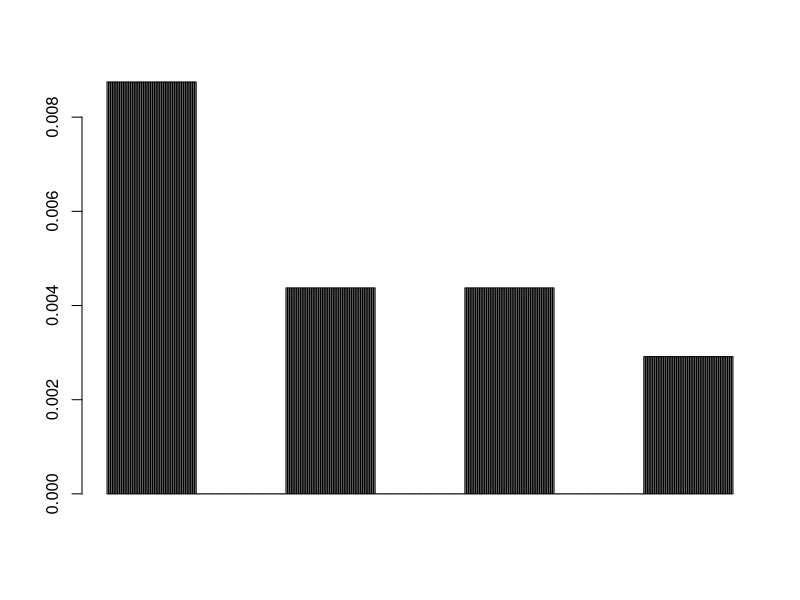
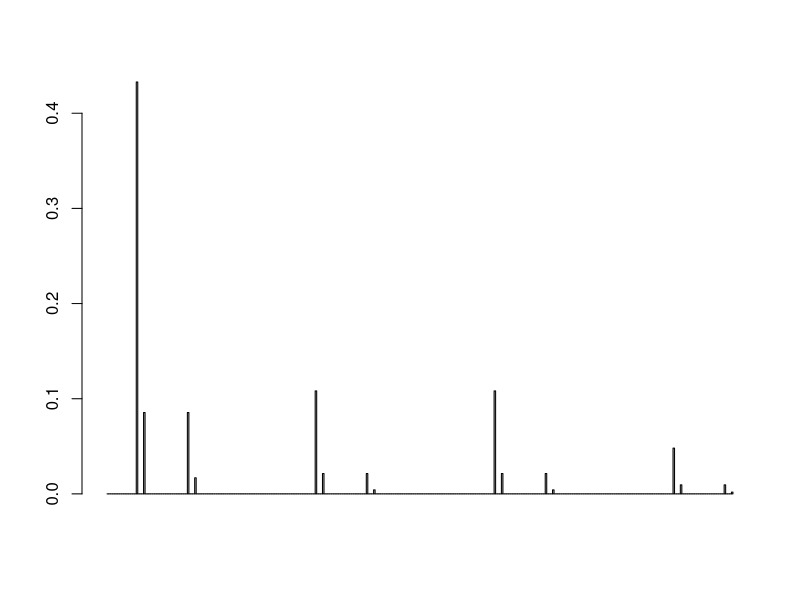
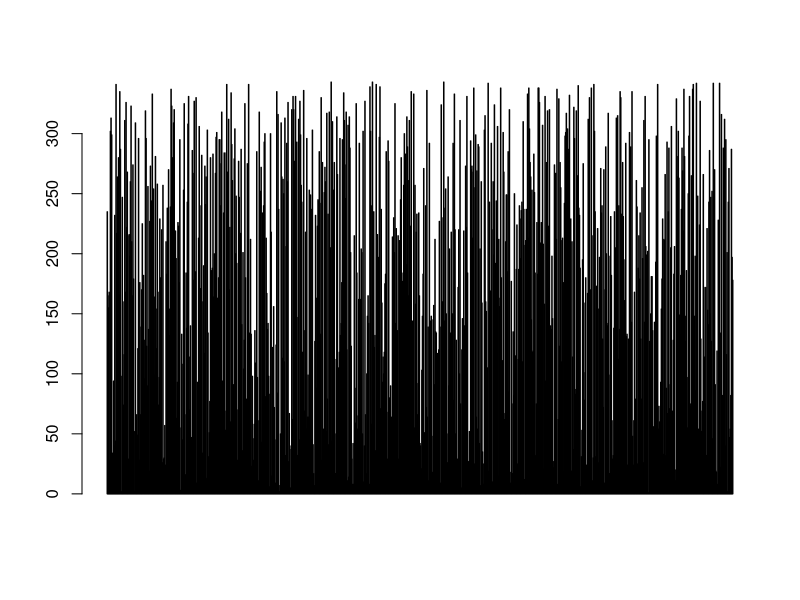

The R script that drew these images, in order:
## ---- chunk 1
# Each language is a 3 by 3 matrix.
l1 <- matrix(
  c(0,1,1,
    1,0,0,
    1,1,0),
  nrow=3
)

print(l1)
## ---- chunk 2
flat.languages <- as.matrix(expand.grid(rep(list(c(0,1)),9)))
head(flat.languages)
## ---- chunk 3
# reshape all combinations of 9 0s and 1s into 3 by 3 grids
# new array has shape (language, word, meaning)
languages.all.combinations <- array(flat.languages, dim=c(512,3,3))
# print an example of a language
languages.all.combinations[2,,]
## ---- chunk 4
colSums(languages.all.combinations)
## ---- chunk 5
number.signals.per.object <- colSums(aperm(languages.all.combinations, c(2,1,3)))
indices.to.include <- apply(number.signals.per.object != 0,1, all)
# create a new language array with only those languages that have
# at least one word for each state
languages <- languages.all.combinations[indices.to.include,,]

# let's also keep track of the number of signals per object
# of just the languages we consider
# (it'll be useful later)
number.signals.per.object.languages <- number.signals.per.object[indices.to.include,]
## ---- chunk 6
languages[1,,]
## ---- chunk 7
pick.object <- function(language){
  object <- sample(x=1:3, size=1)
  # get the *indices* of the signals that apply to the object in the language
  indices.signals <- which(language[,object]==1)
  # pick one of the indices
  signal <- sample(indices.signals, size=1)
  return(c(object, signal))
}
## ---- chunk 8
language.index <- 10
print(languages[language.index,,])
print(pick.object(languages[language.index,,]))
## ---- chunk 9
bayesian.update <- function(object, signal, prior, languages){
  # the likelihood (probability of that combination of object and signal given a language)
  # for a given language is equal to 0 if the signal is not compatible with the object
  # in the language, and otherwise 1/(number of signals compatible with the object in the language)
  
  # the number of signals compatible with the object in each language
  # is in the number.signals.per.object which we used before!
  test <- languages[,signal,object]==0
  no <- 1/number.signals.per.object.languages[,object]
  yes <- 0
  
  likelihood <- ifelse(
    test,
    yes,
    no
  )
  
  # calculate a normalized posterior 
  unnormalized.posterior <- likelihood * prior
  posterior <- unnormalized.posterior / sum(unnormalized.posterior)
  
  return(posterior)
}
## ---- chunk 10
language.index <- 10
print('language:')
print(languages[language.index,,])
## ---- chunk 11
# define a uniform prior
# that we will use again later on multiple times
uniform.prior <- rep(1,nrow(languages)) / nrow(languages)

language.index <- 20
language.sample <- pick.object(languages[language.index,,])

object <- language.sample[1]
signal <- language.sample[2]

posterior <- bayesian.update(object, signal, uniform.prior, languages)

barplot(posterior)
## ---- chunk 12
run.multiple.observations <- function(n.observations, language, prior){
  # Okay, we could have directly have 'current.beliefs' as the parameter
  # but I am adding this line for you for clarity
  posterior <- prior
  
  # loop over the observations
  for (i in 1:n.observations){
    prior <- posterior
    # produce one datapoint (i.e. one combination of object and signal)
    new.data <- pick.object(language)
    object <- new.data[1]
    signal <- new.data[2]
    # do bayesian update on the new data
    # and set 'current beliefs' to the new posterior
    # NOTE: we are using the previous beliefs as the prior here
    posterior <- bayesian.update(object, signal, prior, languages)
  }
  return(posterior)
}

# update belief with 10 observations
current.beliefs <- run.multiple.observations(10, languages[10,,], uniform.prior)
barplot(current.beliefs)
## ---- chunk 13
iterate <- function(n.iterations, n.observations, prior){
  # start with an agent with a random language
  current.language.index <- sample(1:nrow(languages),size=1)
  
  history <- c(current.language.index)
  for (i in 1:n.iterations){
  
    # first calculate the learner's posterior given the data produced by the 
    # previous generation's teacher
    posterior <- run.multiple.observations(
      n.observations,
      languages[current.language.index,,],
      prior
    )
    
    # then select a language given a posterior
    # either by picking the language with the greatest probability
    # or sampling from the posterior
    # here we sample
    current.language.index <- sample(nrow(languages), size=1, prob=posterior)
    
    history <- c(history, current.language.index)
  }
  
  return(history)
}
  
n.iterations <- 1000
n.observations <- 1

history <- iterate(n.iterations, n.observations, uniform.prior)

head(history)
## ---- chunk 14
barplot(history)
